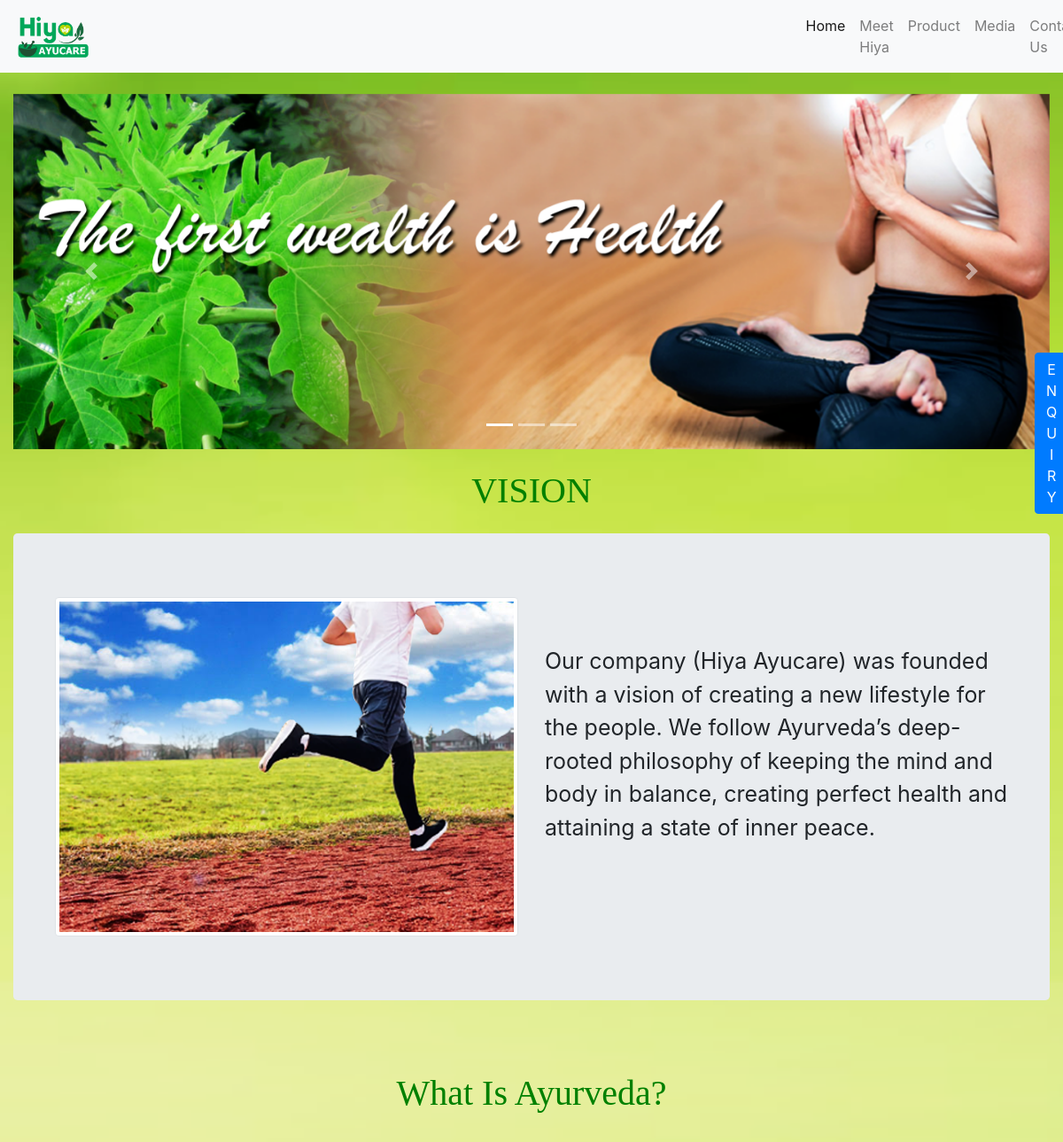
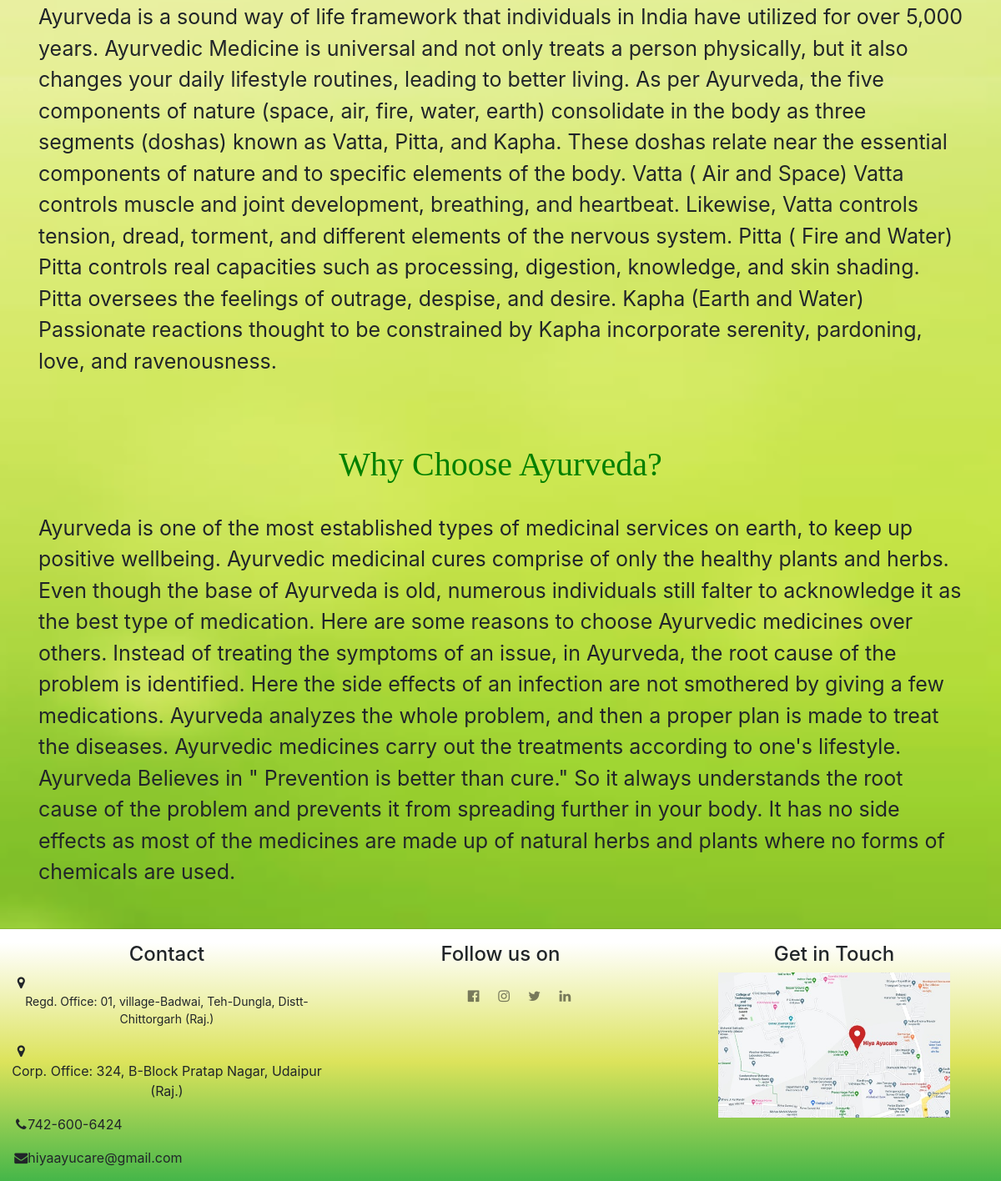
The page / on the database its author committed (2 pictures, top to bottom).
### tables this page shows
CREATE TABLE `homes` (
  `id` int(11) NOT NULL,
  `content1` varchar(2000) NOT NULL,
  `content2` varchar(2000) NOT NULL,
  `vision` varchar(800) NOT NULL
);

### application/controllers/home.php (called while the page is built, shortened)
<?php
class Home extends CI_Controller {
    public function index()
    {
        $this->load->model('ayurvedicsmodel','ayurvedics');
        $ayurvedics =$this->ayurvedics->display_homepage_content();
        $this->load->view('homepage',['ayurvedics'=> $ayurvedics]);
    }
    public function __construct()
    {
        $this->load->model('productsmodel','products');
        $this->load->helper('form');
    }
}

### index.php (called while the page is built, shortened)
<?php
require_once BASEPATH.'core/CodeIgniter.php';

### application/models/ayurvedicsmodel.php (called while the page is built)
<?php
class AyurvedicsModel extends CI_Model {
    public function display_homepage_content()
    {
        $q = $this->db->select()
                    ->from('homes')
                    ->get();
        return $q->row();
    }
}

### application/views/homepage.php (the view, shortened to what this page needs)
<?php include_once('header.php'); ?>
<div class="container" style="position:absolute;">
<button onclick="document.getElementById('id01').style.display='block'" style="width:auto;" class="btn btn-primary pl">E
n
q
u
i
r
y
</button>
</div>
<div id="home-background">
<br>
    <div class="container-fluid" >
        <div id="demo" class="carousel slide " data-ride="carousel">
        <div class="carousel-inner">
            <div class="carousel-item active">
                <img src="<?= base_url('assets/images/banner1.png') ?>" width="1400px" height="480px" alt="image1"  >
            </div>
        </div>
        <a class="carousel-control-prev" href="#demo" data-slide="prev">
            <span class="carousel-control-prev-icon"></span>
        </a>
        <a class="carousel-control-next" href="#demo" data-slide="next">
            <span class="carousel-control-next-icon"></span>
        </a>
        <ul class="carousel-indicators">
            <li data-target="#demo" data-slide-to="0" class="active"></li>
            <li data-target="#demo" data-slide-to="1"></li>
            <li data-target="#demo" data-slide-to="2"></li>
            </ul>
        </div>
    </div>
    <div class="container-fluid">
        <h1 align="center" style="margin: 2% 0;color:green; font-family:Castellar;">VISION </h1>
        <div class="jumbotron">
            <div class="row mx-auto column-size">
                <div class="col-md-6">
                    <img src="<?= base_url('assets/images/Vision.png') ?>" class="img-thumbnail my-2" alt="vision">
                </div>
                <div class="col-md-6 resize">
                    <p style="margin-top:12%;"><?= $ayurvedics->vision ?></p>
                </div>
            </div>
        </div>
    </div>
    <div class="container-fluid">
        <div class="container  mx-auto column-size">
            <h1 align="center" style="margin: 3% 0;color:green; font-family:Castellar;">What Is Ayurveda?</h1>
            <p><?= $ayurvedics->content1 ?></p>
        </div>
    </div>
    <div class="container-fluid">
        <div class="container mx-auto column-size">
            <h1 align="center" style="margin: 3% 0;color:green; font-family:Castellar;">Why Choose Ayurveda?</h1>
            <p><?= $ayurvedics->content2 ?></p>
        </div>
    </div>
    <hr>
    </div>
<?php include_once('footer.php'); ?>

### application/views/header.php (shortened to what this page needs)
<!DOCTYPE html>
<html lang="en">
<head>
  <link rel="stylesheet" href="<?= base_url('assets/css/style.css'); ?>">
  <link rel="stylesheet" href="https://maxcdn.bootstrapcdn.com/bootstrap/4.4.1/css/bootstrap.min.css">
  <link rel="stylesheet" href="https://cdnjs.cloudflare.com/ajax/libs/font-awesome/4.7.0/css/font-awesome.min.css">
</head>
<body>
<nav class="navbar navbar-expand-lg navbar-light bg-light">
  <a class="navbar-brand" href="<?= base_url('home') ?>"><img src="<?= base_url('assets/images/Hiya Logo.png'); ?>" alt="logo" width="15%" height="15%"></a>
  <div class="collapse navbar-collapse mr-auto" id="navlinks">
    <ul class="navbar-nav mr-sm-4">
        <li class="nav-item active">
          <?= anchor('home/index','Home',['class'=>'nav-link']); ?>
        </li>
        <li class="nav-item">
         <?= anchor('home/meethiya','Meet Hiya',['class'=>'nav-link']); ?>
      </li>
        <li class="nav-item">
          <?= anchor('home/product','Product',['class'=>'nav-link']); ?>
        </li>
        <li class="nav-item">
          <?= anchor('home/media','Media',['class'=>'nav-link']); ?>
        </li>
        <li class="nav-item">
          <?= anchor('home/contactus','Contact Us',['class'=>'nav-link']); ?>
        </li>
      </ul>
  </div>
</nav>

### application/views/footer.php
<div class="container-fluid footer-background" align="center" >
    <div class="row">
        <div class="col-md-4" >
             <h4>Contact</h4>
            <div class="w3-col s4 ">
                <div class="row" >
                        <div class="col-md-1">
                            <i class="fa fa-fw fa-map-marker"></i>
                        </div>
                        <p class="center" style="font-size:14px;"> Regd. Office: 01, village-Badwai, Teh-Dungla,
                             Distt-Chittorgarh (Raj.)</p>
                    </div>
                    <div class="row">
                        <div class="col-md-1">
                            <i class="fa fa-fw fa-map-marker"></i>
                        </div>
                            <p class="center">Corp. Office: 324, B-Block Pratap Nagar, Udaipur (Raj.)</p>
                    </div>
                    <div class="row">
                        <div class="col-md-1">
                            <i class="fa fa-fw fa-phone"></i>
                        </div>
                        <p class="center"> 742-600-6424</p>
                    </div>
                    <div class="row">
                        <div class="col-md-1">
                         <i class="fa fa-fw fa-envelope"></i>
                        </div>
                        <p class="center"> hiyaayucare@gmail.com</p>
                    </div>
             </div>
        </div>
        <div class="col-md-4" >
            <h4>Follow us on</h4>
            <div class="navbar navbar-expand-lg navbar-light">
                <ul class="navbar-nav" style="margin-left:35%;">
                    <li class="nav-item"><a href="https://www.facebook.com/HiyaAyucareUdaipur/" class="nav-link"><i class="fa fa-fw fa-facebook-official w3-hover-opacity"></i></a></li>
                    <li class="nav-item"><a href="https://www.instagram.com/hiyaayucare/" class="nav-link"><i class="fa fa-fw fa-instagram w3-hover-opacity"></i></a></li>
                    <li class="nav-item"><a href="https://twitter.com/HAyucare" class="nav-link"><i class="fa fa-fw fa-twitter w3-hover-opacity"></i></a></li>
                    <li class="nav-item"><a href="https://www.linkedin.com/company/31022231/admin/" class="nav-link"><i class="fa fa-fw fa-linkedin w3-hover-opacity"></i></a></li>
                </ul>
            </div>
        </div>
        <div class="col-md-4 mb-3">
            <h4>Get in Touch</h4>
            <div>
                <img src="<?= base_url('assets/images/map.jpeg') ?>" alt="map" style="width:75%; height:auto;">
            </div>
        </div>
    </div>
</div>
</body>
</html>

### assets/css/style.css (style rules this page uses)
ul { margin-left: 50%; display: block; }
.carousel-inner img { width: 100%; height: 100%; }

### rows shown on the page
homes: vision "Our company (Hiya Ayucare) was founded with a vision of creating a new lifestyle for the people. We follow Ayurveda’s deep-rooted philosophy of keeping the mind and body in balance, creating perfect health and attaining a state of inner peace.", content1 "Ayurveda is a sound way of life framework that individuals in India have utilized for over 5,000 years. Ayurvedic Medicine is universal and not only treats a person physically, but it also changes your daily lifestyle routines, leading to better living. As per Ayurveda, the five components of nature (space, air, fire, water, earth) consolidate in the body as three segments (doshas) known as Vatta, Pitta, and Kapha. These doshas relate near the essential components of nature and to specific elements of the body. Vatta ( Air and Space) Vatta controls muscle and joint development, breathing, and heartbeat. Likewise, Vatta controls tension, dread, torment, and different elements of the nervous…", content2 "Ayurveda is one of the most established types of medicinal services on earth, to keep up positive wellbeing. Ayurvedic medicinal cures comprise of only the healthy plants and herbs. Even though the base of Ayurveda is old, numerous individuals still falter to acknowledge it as the best type of medication. Here are some reasons to choose Ayurvedic medicines over others. Instead of treating the symptoms of an issue, in Ayurveda, the root cause of the problem is identified. Here the side effects of an infection are not smothered by giving a few medications. Ayurveda analyzes the whole problem, and then a proper plan is made to treat the diseases. Ayurvedic medicines carry out the treatments…"

### other values the page prints
anchor('home/index','Home',['class'=>'nav-link']) "Home"
anchor('home/meethiya','Meet Hiya',['class'=>'nav-link']) "Meet Hiya"
anchor('home/product','Product',['class'=>'nav-link']) "Product"
anchor('home/media','Media',['class'=>'nav-link']) "Media"
